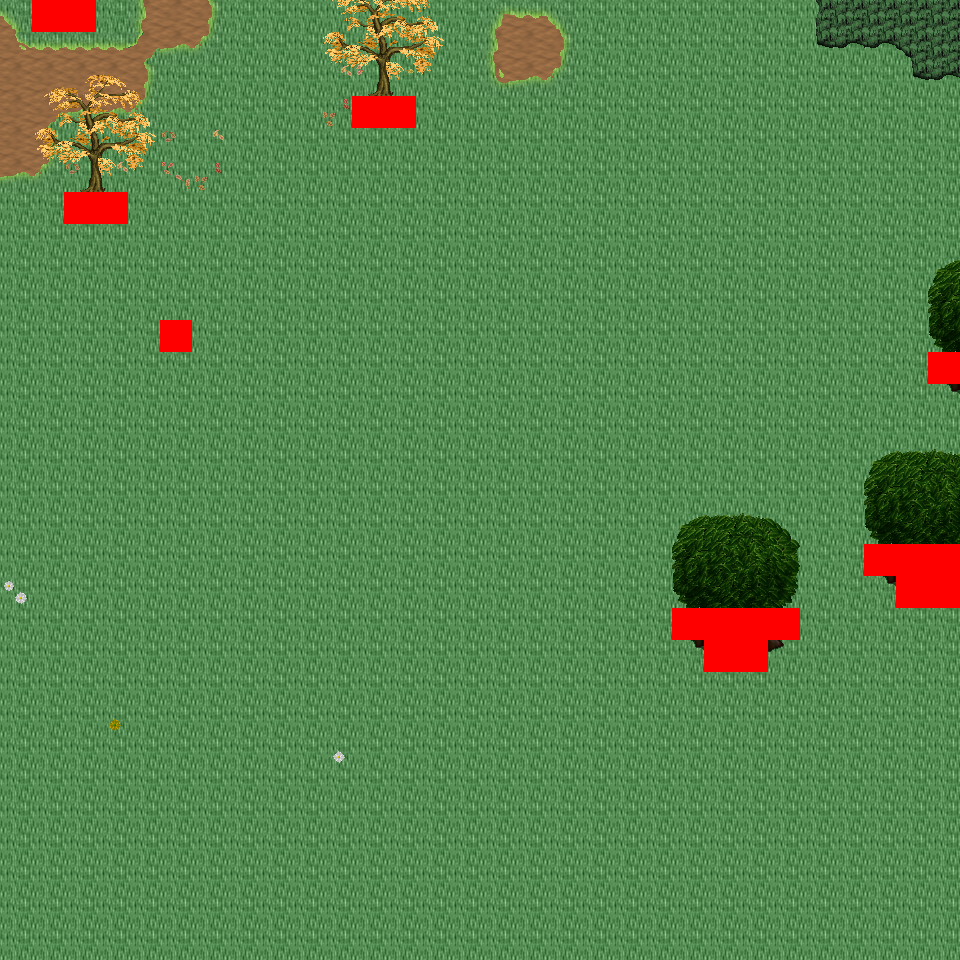

This game map was drawn from its Tiled (.tmx) file and the tilesets committed beside it. A one-line description and the trimmed map source follow:
An orthogonal 30x30 tile map with 32x32 px tiles, 6 tile layers (Ground, Object, Object2, Above, ...), 18 tilesets and 7 objects (7x mapExit).

<map version="1.0" orientation="orthogonal" renderorder="right-down" width="30" height="30" tilewidth="32" tileheight="32" nextobjectid="8">
  <tileset firstgid="1" name="tileset_logic_collision" tilewidth="32" tileheight="32" tilecount="1" columns="1">
    <image source="../drawable/tileset_logic_collision.png" width="32" height="32" />
  </tileset>
  <tileset firstgid="2" name="tileset_ground_ground" tilewidth="32" tileheight="32" tilecount="33" columns="3">
    <image source="../drawable/tileset_ground_ground.png" width="96" height="352" />
  </tileset>
  <tileset firstgid="35" name="tileset_ground_grass_corners" tilewidth="32" tileheight="32" tilecount="24" columns="6">
    <image source="../drawable/tileset_ground_grass_corners.png" width="192" height="128" />
  </tileset>
  <tileset firstgid="59" name="tileset_ground_grass_edges" tilewidth="32" tileheight="32" tilecount="36" columns="12">
    <image source="../drawable/tileset_ground_grass_edges.png" width="384" height="96" />
  </tileset>
  <tileset firstgid="95" name="tileset_ground_grass_2" tilewidth="32" tileheight="32" tilecount="21" columns="3">
    <image source="../drawable/tileset_ground_grass_2.png" width="96" height="224" />
  </tileset>
  <tileset firstgid="116" name="tileset_plant_leaves" tilewidth="32" tileheight="32" tilecount="8" columns="4">
    <image source="../drawable/tileset_plant_leaves.png" width="128" height="64" />
  </tileset>
  <tileset firstgid="124" name="tileset_plant_tree_tree_darkgreen" tilewidth="32" tileheight="32" tilecount="88" columns="8">
    <image source="../drawable/tileset_plant_tree_tree_darkgreen.png" width="256" height="352" />
  </tileset>
  <tileset firstgid="212" name="tileset_plant_tree_fall_trees" tilewidth="32" tileheight="32" tilecount="40" columns="8">
    <image source="../drawable/tileset_plant_tree_fall_trees.png" width="256" height="160" />
  </tileset>
  <tileset firstgid="252" name="tileset_plant_tree_pine_tree" tilewidth="32" tileheight="32" tilecount="20" columns="4">
    <image source="../drawable/tileset_plant_tree_pine_tree.png" width="128" height="160" />
  </tileset>
  <tileset firstgid="272" name="tileset_plant_stump_hollow_logs" tilewidth="32" tileheight="32" tilecount="6" columns="3">
    <image source="../drawable/tileset_plant_stump_hollow_logs.png" width="96" height="64" />
  </tileset>
  <tileset firstgid="278" name="tileset_plant_stump_small_stump" tilewidth="32" tileheight="32" tilecount="4" columns="2">
    <image source="../drawable/tileset_plant_stump_small_stump.png" width="64" height="64" />
  </tileset>
  <tileset firstgid="282" name="tileset_plant_stump_stump_pale_purple" tilewidth="32" tileheight="32" tilecount="4" columns="2">
    <image source="../drawable/tileset_plant_stump_stump_pale_purple.png" width="64" height="64" />
  </tileset>
  <tileset firstgid="286" name="tileset_plant_flower_daisy_blue" tilewidth="32" tileheight="32" tilecount="8" columns="2">
    <image source="../drawable/tileset_plant_flower_daisy_blue.png" width="64" height="128" />
  </tileset>
  <tileset firstgid="294" name="tileset_plant_flower_daisy_red" tilewidth="32" tileheight="32" tilecount="8" columns="2">
    <image source="../drawable/tileset_plant_flower_daisy_red.png" width="64" height="128" />
  </tileset>
  <tileset firstgid="302" name="tileset_plant_flower_daisy_white" tilewidth="32" tileheight="32" tilecount="8" columns="2">
    <image source="../drawable/tileset_plant_flower_daisy_white.png" width="64" height="128" />
  </tileset>
  <tileset firstgid="310" name="tileset_plant_flower_daisy_yellow" tilewidth="32" tileheight="32" tilecount="8" columns="2">
    <image source="../drawable/tileset_plant_flower_daisy_yellow.png" width="64" height="128" />
  </tileset>
  <tileset firstgid="318" name="tileset_logic_creature_ent" tilewidth="32" tileheight="32" tilecount="4" columns="4">
    <image source="../drawable/tileset_logic_creature_ent.png" width="128" height="32" />
  </tileset>
  <tileset firstgid="322" name="tileset_logic_creature_animal" tilewidth="32" tileheight="32" tilecount="32" columns="8">
    <image source="../drawable/tileset_logic_creature_animal.png" width="256" height="128" />
  </tileset>
  <layer name="Ground" width="30" height="30">
    <data>[900 cells, 900 non-empty, 3 distinct tile ids]</data>
  </layer>
  <layer name="Object" width="30" height="30">
    <data>[900 cells, 59 non-empty, 28 distinct tile ids]</data>
  </layer>
  <layer name="Object2" width="30" height="30">
    <data>[900 cells, 17 non-empty, 9 distinct tile ids]</data>
  </layer>
  <layer name="Above" width="30" height="30">
    <data>[900 cells, 52 non-empty, 28 distinct tile ids]</data>
  </layer>
  <layer name="Above2" width="30" height="30">
    <data>[900 cells, 0 non-empty, 0 distinct tile ids]</data>
  </layer>
  <layer name="Walkable" width="30" height="30">
    <data>[900 cells, 19 non-empty, 1 distinct tile ids]</data>
  </layer>
  <objectgroup name="MapEvents">
    <object id="1" name="north" type="mapExit" x="0" y="0" width="32" height="32">
      <properties>
        <property name="map" value="level_0_x19_y26" />
        <property name="x" value="0" />
        <property name="y" value="28" />
      </properties>
    </object>
    <object id="2" name="north2" type="mapExit" x="96" y="0" width="864" height="32">
      <properties>
        <property name="map" value="level_0_x19_y26" />
        <property name="x" value="3" />
        <property name="y" value="28" />
      </properties>
    </object>
    <object id="3" name="south" type="mapExit" x="0" y="928" width="960" height="32">
      <properties>
        <property name="map" value="level_0_x19_y28" />
        <property name="x" value="0" />
        <property name="y" value="1" />
      </properties>
    </object>
    <object id="4" name="west" type="mapExit" x="0" y="0" width="32" height="960">
      <properties>
        <property name="map" value="level_0_x18_y27" />
        <property name="x" value="28" />
        <property name="y" value="0" />
      </properties>
    </object>
    <object id="5" name="east" type="mapExit" x="928" y="0" width="32" height="352">
      <properties>
        <property name="map" value="level_0_x20_y27" />
        <property name="x" value="1" />
        <property name="y" value="0" />
      </properties>
    </object>
    <object id="6" name="east2" type="mapExit" x="928" y="384" width="32" height="160">
      <properties>
        <property name="map" value="level_0_x20_y27" />
        <property name="x" value="1" />
        <property name="y" value="12" />
      </properties>
    </object>
    <object id="7" name="east3" type="mapExit" x="928" y="608" width="32" height="352">
      <properties>
        <property name="map" value="level_0_x20_y27" />
        <property name="x" value="1" />
        <property name="y" value="19" />
      </properties>
    </object>
  </objectgroup>
</map>
